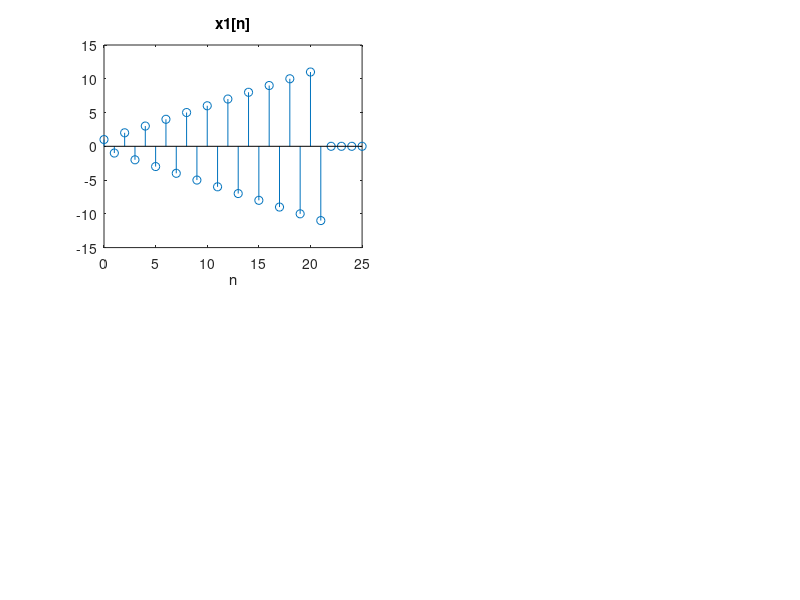

Reproduce this figure in MATLAB. (Note: this script raises an error after producing the figure.)
%a
n=0:25;
x1=0;
for m=0:10
  delta1=(n==(2*m))*1;
  delta2=(n==(2*m+1))*1;
  x1=x1+(m+1).*(delta1-delta2);
end 
subplot(2,2,1);stem(n,x1);
title('x1[n]');xlabel('n');
%b
n=-10:10;
x2_2=(n==0)*10;
u_1=heaviside(n+5);
u_1(n==-5)=1;
u_2=heaviside(n-6);
u_2(n==6)=1;
u_3=heaviside(n-4);
u_3(n==4)=1;
u_4=heaviside(n-10);
u_4(n==10)=1;
x2= (n.^2).*(u_1-u_2)+10.*x2_2+20.*(0.5.^n).*(u_3-u_4);
subplot(2,2,2);stem(n,x2);
title('x2[n]');xlabel('n');
%c
n= 0:20;
x3= (0.9.^n).*cos(0.2*pi*n+(pi/3));
subplot(2,2,3);stem(n,x3);
title('x3[n]');xlabel('n');
%d
n=0:19;
i=[1,2,3,4];
x4=[i i i i i];
subplot(2,2,4);stem(n,x4);
title('x4[n]');xlabel('n');